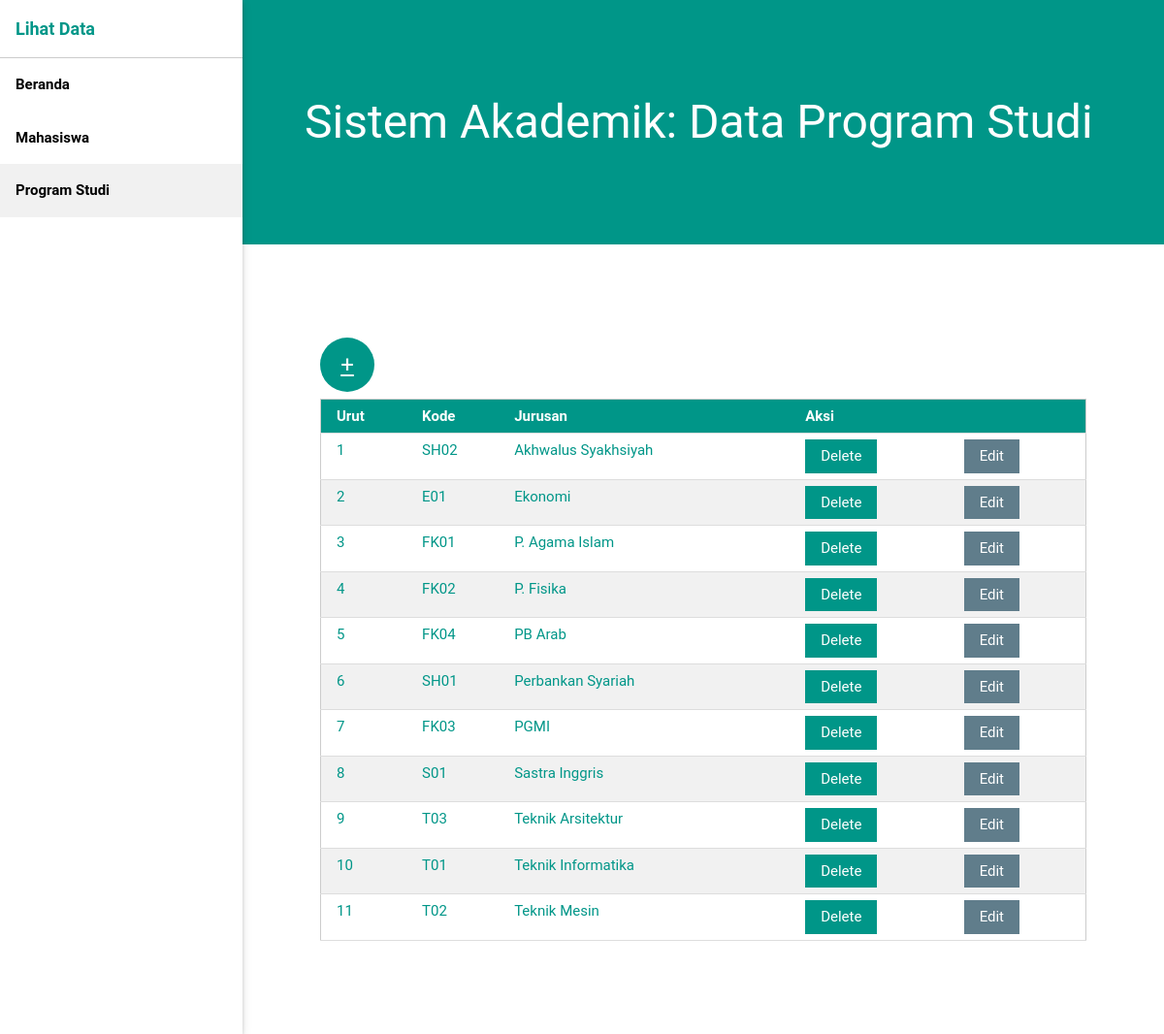
The page /lap_prodi.php on the database its author committed.
### tables this page shows
CREATE TABLE `prodi` (
  `kd_prodi` char(4) NOT NULL,
  `prodi` varchar(20) NOT NULL
);

### fungsi.php (called while the page is built, shortened)
<?php
class Prodi {
    function tampildata() {
       $query="SELECT*from prodi order by prodi ASC";
        $result = @mysql_query($query) or die(mysql_error());
        return $result;
    }
}
?>

### lap_prodi.php (the view, shortened to what this page needs)
<!DOCTYPE html>
<html>
<head>
</head>
<link rel="stylesheet" href="css/w3.css">
<link rel="stylesheet" href="css/w3-theme-teal.css">
<link rel="stylesheet" href="../../cdnjs.cloudflare.com/ajax/libs/font-awesome/4.4.0/css/font-awesome.min.css">
<body>
<nav class="w3-sidenav w3-collapse w3-white w3-animate-left w3-card-2" style="z-index:3;width:250px;">
<a href="#" class="w3-border-bottom w3-large w3-text-teal"> Lihat Data</a>
  <a href="index.php" >Beranda</a>
  <a href="lap_mahasiswa.php">Mahasiswa</a>
  <a href="lap_prodi.php" class="w3-light-grey w3-medium">Program Studi</a>
</nav>
<div class="w3-main" style="margin-left:250px;">
<div id="myTop" class="w3-top w3-container w3-padding-hor-16 w3-theme w3-large">
</div>
<header class="w3-container w3-theme w3-padding-hor-64 w3-padding-ver-64">
  <h1 class="w3-xxxlarge w3-padding-hor-16">Sistem Akademik: Data Program Studi</h1>
</header>
<div class="w3-container w3-padding-hor-32 w3-padding-ver-64">
  <div class="w3-container w3-padding-hor-64 w3-text-teal ">
  <a class="w3-btn-floating-large w3-teal " href="in_prodi.php">+</a>
    <table width="225" border="1" class="w3-table w3-bordered w3-striped w3-border">
		<tr>
			<thead class="w3-teal">
			<td><strong>Urut</strong></td>
			<td ><strong>Kode</strong></td>
			<td ><strong>Jurusan</strong></td>
      <td colspan="2"><strong>Aksi</strong></td>
			</thead>
		</tr>
		<?php
		include"fungsi.php";
			$Lib = new prodi();
      $show = $Lib->tampildata();
			$urut=0;
			while($hasil=mysql_fetch_array($show)){
				$urut++;
				?>
		<tr>
			<td><?php echo "$urut"?></td>
			<td><?php echo "$hasil[kd_prodi]"?></td>
			<td width="300"><?php echo "$hasil[prodi]"?></td>
      <td><a class='w3-btn w3-teal' href='lap_prodi.php?delete=<?php echo "$hasil[kd_prodi]"?>'>Delete</a></td>
      <td><a class='w3-btn w3-blue-grey' href='edit_prodi.php?kode=<?php echo "$hasil[kd_prodi]"?>'>Edit</td>
		</tr>
		<?php } ?>
	</table>
</div>
</div>
     </body>
     </html>

### css/w3-theme-teal.css (style rules this page uses)
.w3-theme { color:#fff !important; background-color:#009688 !important }

### lap_prodi.php (style rules this page uses)
html,body,h1,h2,h3,h4,h5 { font-family: "RobotoDraft","Roboto",sans-serif; }
.w3-sidenav a { padding:16px;font-weight:bold }

### rows shown on the page
prodi: kd_prodi "SH02", prodi "Akhwalus Syakhsiyah"
prodi: kd_prodi "E01", prodi "Ekonomi"
prodi: kd_prodi "FK01", prodi "P. Agama Islam"
prodi: kd_prodi "FK02", prodi "P. Fisika"
prodi: kd_prodi "FK04", prodi "PB Arab"
prodi: kd_prodi "SH01", prodi "Perbankan Syariah"
prodi: kd_prodi "FK03", prodi "PGMI"
prodi: kd_prodi "S01", prodi "Sastra Inggris"
prodi: kd_prodi "T03", prodi "Teknik Arsitektur"
prodi: kd_prodi "T01", prodi "Teknik Informatika"
prodi: kd_prodi "T02", prodi "Teknik Mesin"
